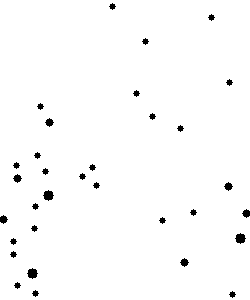
#> input picture data/preprocessed/test_3img_preprocessed/SL/00001_test_img1_cb_circles.png, 250 x 300 px
$ python -i preprocessing.py   (imports and definitions only)
#> lines starting #> are read from the running program, lines starting #| are printed output that depends on the picture; after the words box and inside, x2 and y2 are one past the last pixel; in counts of white or black regions, pixels touching at a corner belong together
import os
import cv2
import numpy as np
from skimage import measure, morphology

# -------------------------------
# Helper: Remove small objects
# -------------------------------
def remove_small_objects(binary_image, min_size):
    labels = measure.label(binary_image, connectivity=2)
    output_image = np.zeros_like(binary_image)
    for region in measure.regionprops(labels):
        if region.area >= min_size:
            for coordinates in region.coords:
                output_image[coordinates[0], coordinates[1]] = 255
    return output_image

# -------------------------------
# Carbon Black medium filter
# -------------------------------
def carbon_black_medium(img):
    """Carbon Black filter with medium noise cancellation."""
    gray = cv2.cvtColor(img, cv2.COLOR_BGR2GRAY)
    gray_blur = cv2.bilateralFilter(gray, d=7, sigmaColor=60, sigmaSpace=60)
    clahe = cv2.createCLAHE(clipLimit=2.5, tileGridSize=(8,8))
    contrast = clahe.apply(gray_blur)

    carbon = cv2.adaptiveThreshold(
        contrast,
        255,
        cv2.ADAPTIVE_THRESH_GAUSSIAN_C,
        cv2.THRESH_BINARY,
        15,
        12
    )

    kernel = np.ones((1, 1), np.uint8)
    opened = cv2.morphologyEx(carbon, cv2.MORPH_OPEN, kernel)
    closed = cv2.morphologyEx(opened, cv2.MORPH_CLOSE, kernel)
    return closed  # single-channel binary (0/255)

# -------------------------------
# Process one image (merged pipeline)
# -------------------------------
def process_image(image_path, circles_output_path):
#> called with circles_output_path = 'out.png'
    image = cv2.imread(image_path)
#> image is the input picture: shape (300, 250, 3); 98.4% white; 32 black regions, largest, box (x1, y1, x2, y2) and area: (43, 190, 54, 201) 81, (235, 233, 246, 244) 81, (27, 268, 38, 279) 81
    if image is None:
        raise FileNotFoundError(f"Could not read image: {image_path}")

    # ---- Step 1: Carbon Black ----
    cb_img = carbon_black_medium(image)  # 0/255 single-channel

    # ---- Step 2: Further smoothing/sharpening & produce a "white_background" ----
    blurred = cv2.GaussianBlur(cb_img, (5, 5), 0)
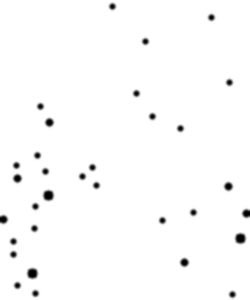
#> blurred: shape (300, 250); min 0, max 255, mean 250.9

    sharpening_kernel = np.array([[-1, -1, -1],
                                  [-1,  9, -1],
                                  [-1, -1, -1]])
    sharpened = cv2.filter2D(blurred, -1, sharpening_kernel)

    # Remove gray pixels in range 85–180
    mask = (sharpened >= 85) & (sharpened <= 180)
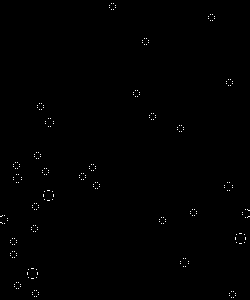
#> mask: shape (300, 250) bool; 0.38% white in thin lines or dots
    sharpened[mask] = 0
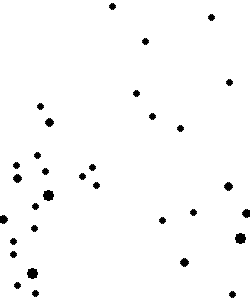
#> sharpened: shape (300, 250); min 0, max 255, mean 250.1

    # White background for pixels < 85
    white_background = np.ones_like(sharpened) * 255
    low_gray_mask = sharpened < 85
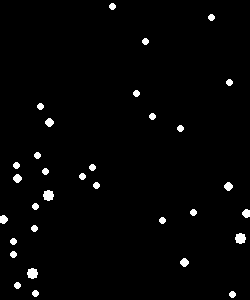
#> low_gray_mask: shape (300, 250) bool; 2% white; 32 white regions, largest, box (x1, y1, x2, y2) and area: (43, 190, 54, 201) 93, (235, 233, 246, 244) 93, (27, 268, 38, 279) 93
    white_background[low_gray_mask] = sharpened[low_gray_mask]

    # Save intermediate result
    #cv2.imwrite(output_path, white_background)

    # ---- Binary & cleaning to obtain foreground blobs ----
    _, binary_image = cv2.threshold(white_background, 1, 255, cv2.THRESH_BINARY_INV)
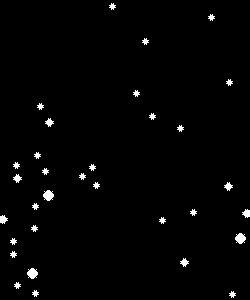
#> binary_image: shape (300, 250); 1.6% white; 32 white regions, largest, box (x1, y1, x2, y2) and area: (43, 190, 54, 201) 85, (235, 233, 246, 244) 85, (27, 268, 38, 279) 85
    binary_image_bool = binary_image.astype(bool)

    # Fill small holes
    filled_image_bool = morphology.remove_small_holes(binary_image_bool, area_threshold=200)
    filled_image = filled_image_bool.astype(np.uint8) * 255  # white objects on black bg

    # Remove small objects (keeps only sufficiently large blobs)
    filtered_image_preinv = remove_small_objects(filled_image, min_size=45)  # white objects on black bg
#> in remove_small_objects, `labels = measure.label(binary_image, connectivity=2)`: labels: shape (300, 250) int64; 33 distinct labels, from 0 to 32
#> the loop in remove_small_objects, `for region in measure.regionprops(labels):` made 32 passes
#> after the loop in remove_small_objects, `for region in measure.regionprops(labels):`:
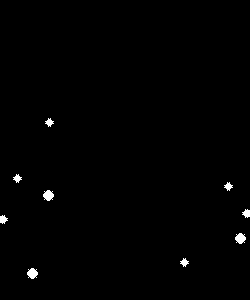
#> output_image: shape (300, 250); 0.71% white; 9 white regions

    # ---- NEW STEP: contour -> draw equivalent circles on white canvas ----
    # Robust findContours for different OpenCV versions
    contours_data = cv2.findContours(filtered_image_preinv.copy(), cv2.RETR_EXTERNAL, cv2.CHAIN_APPROX_SIMPLE)
#> contours_data = 9 contours; largest, box (x1, y1, x2, y2) and area: (27, 268, 38, 279) 68, (235, 233, 246, 244) 68, (43, 190, 54, 201) 68, (0, 215, 8, 224) 36, (242, 209, 250, 218) 36
    contours = contours_data[0] if len(contours_data) == 2 else contours_data[1]
#> contours has the same summary as contours_data

    # Make a white RGB canvas (same size as original image)
    white_canvas = np.ones_like(image, dtype=np.uint8) * 255
    # If original was grayscale (unlikely with cv2.imread default), ensure 3-channels
    if white_canvas.ndim == 2:
        white_canvas = cv2.cvtColor(white_canvas, cv2.COLOR_GRAY2BGR)

    for contour in contours:
        area = cv2.contourArea(contour)
        if area <= 0:
            continue
        radius = int(np.sqrt(area / np.pi))

        M = cv2.moments(contour)
        if M.get("m00", 0) != 0:
            cx = int(M["m10"] / M["m00"])
            cy = int(M["m01"] / M["m00"])
        else:
            # fallback: use bounding box center
            x, y, w, h = cv2.boundingRect(contour)
            cx = x + w // 2
            cy = y + h // 2

        # draw filled black circle on white canvas
        cv2.circle(white_canvas, (cx, cy), max(radius, 1), (0, 0, 0), -1)
#> this loop made 9 passes
#> (area, radius, cx, cy) on passes 1 to 9: (68, 4, 32, 273), (32, 3, 184, 262), (68, 4, 240, 238), (36, 3, 2, 219), (36, 3, 246, 213), (68, 4, 48, 195), (32, 3, 228, 186), (32, 3, 17, 178), (32, 3, 49, 122)
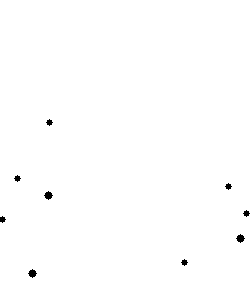
#> white_canvas: shape (300, 250, 3); 99.6% white; 9 black regions, largest, box (x1, y1, x2, y2) and area: (44, 191, 53, 200) 49, (236, 234, 245, 243) 49, (28, 269, 37, 278) 49

    # Save circles output
    cv2.imwrite(circles_output_path, white_canvas)

    # ---- Final step: invert pre-inv filtered image to match previous behavior and save ----
    #filtered_image = cv2.bitwise_not(filtered_image_preinv)
    #cv2.imwrite(filtered_output_path, filtered_image)

# -------------------------------
# Loop over dataset and call process_image
# -------------------------------
# [36 lines not run here, left out]

>>> result = process_image('../../data/preprocessed/test_3img_preprocessed/SL/00001_test_img1_cb_circles.png', 'out.png')

$ run again, on data/preprocessed/test_3img_preprocessed/SU/00002_test_img2_cb_circles.png
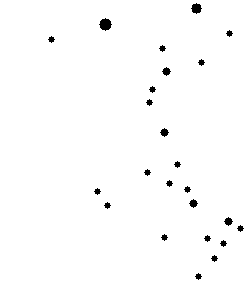
#> input picture data/preprocessed/test_3img_preprocessed/SU/00002_test_img2_cb_circles.png, 250 x 300 px
#> in process_image, image is the input picture: shape (300, 250, 3); 98.8% white; 24 black regions, largest, box (x1, y1, x2, y2) and area: (99, 18, 112, 31) 113, (191, 3, 202, 14) 81, (162, 67, 171, 76) 49
#> mask: shape (300, 250) bool; 0.27% white in thin lines or dots, all inside (x1, y1, x2, y2) = (48, 3, 244, 280)
#> in process_image, `sharpened[mask] = 0`:
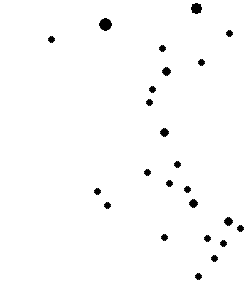
#> sharpened: shape (300, 250); min 0, max 255, mean 251.3
#> low_gray_mask: shape (300, 250) bool; 1.5% white; 24 white regions, largest, box (x1, y1, x2, y2) and area: (99, 18, 112, 31) 121, (191, 3, 202, 14) 93, (162, 67, 171, 76) 57
#> binary_image: shape (300, 250); 1.2% white; 24 white regions, largest, box (x1, y1, x2, y2) and area: (99, 18, 112, 31) 113, (191, 3, 202, 14) 85, (162, 67, 171, 76) 45
#> labels: shape (300, 250) int64; 25 distinct labels, from 0 to 24
#> the loop in remove_small_objects, `for region in measure.regionprops(labels):` made 24 passes
#> after the loop in remove_small_objects, `for region in measure.regionprops(labels):`:
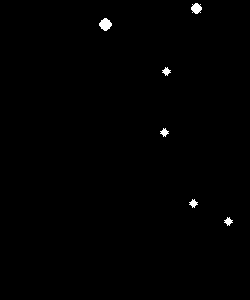
#> output_image: shape (300, 250); 0.5% white; 6 white regions
#> contours_data = 6 contours; box (x1, y1, x2, y2) and area: (99, 18, 112, 31) 96, (191, 3, 202, 14) 68, (224, 217, 233, 226) 32, (189, 199, 198, 208) 32, (160, 128, 169, 137) 32, (162, 67, 171, 76) 32
#> contours has the same summary as contours_data
#> the loop in process_image, `for contour in contours:` made 6 passes
#> (area, radius, cx, cy) on passes 1 to 6: (32, 3, 228, 221), (32, 3, 193, 203), (32, 3, 164, 132), (32, 3, 166, 71), (96, 5, 105, 24), (68, 4, 196, 8)

$ run again, on data/preprocessed/test_3img_preprocessed/SU/00003_test_img3_cb_circles.png
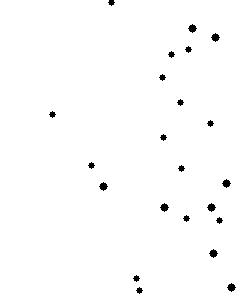
#> input picture data/preprocessed/test_3img_preprocessed/SU/00003_test_img3_cb_circles.png, 250 x 300 px
#> in process_image, image is the input picture: shape (300, 250, 3); 98.9% white; 22 black regions, largest, box (x1, y1, x2, y2) and area: (188, 24, 197, 33) 49, (211, 33, 220, 42) 49, (222, 179, 231, 188) 49
#> mask: shape (300, 250) bool; 0.23% white in thin lines or dots, all inside (x1, y1, x2, y2) = (49, 2, 236, 294)
#> in process_image, `sharpened[mask] = 0`:
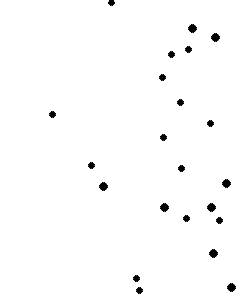
#> sharpened: shape (300, 250); min 0, max 255, mean 251.8
#> low_gray_mask: shape (300, 250) bool; 1.3% white; 22 white regions, largest, box (x1, y1, x2, y2) and area: (188, 24, 197, 33) 57, (211, 33, 220, 42) 57, (222, 179, 231, 188) 57
#> binary_image: shape (300, 250); 1% white; 22 white regions, largest, box (x1, y1, x2, y2) and area: (188, 24, 197, 33) 45, (211, 33, 220, 42) 45, (222, 179, 231, 188) 45
#> labels: shape (300, 250) int64; 23 distinct labels, from 0 to 22
#> the loop in remove_small_objects, `for region in measure.regionprops(labels):` made 22 passes
#> after the loop in remove_small_objects, `for region in measure.regionprops(labels):`:
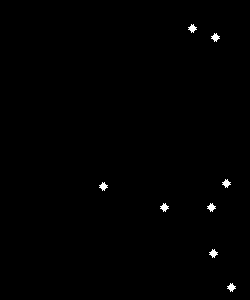
#> output_image: shape (300, 250); 0.48% white; 8 white regions
#> contours_data = 8 contours; box (x1, y1, x2, y2) and area: (227, 283, 236, 292) 32, (209, 249, 218, 258) 32, (207, 203, 216, 212) 32, (160, 203, 169, 212) 32, (99, 182, 108, 191) 32, (222, 179, 231, 188) 32, (211, 33, 220, 42) 32, (188, 24, 197, 33) 32
#> contours has the same summary as contours_data
#> the loop in process_image, `for contour in contours:` made 8 passes
#> (cx, cy) on passes 1 to 8: (231, 287), (213, 253), (211, 207), (164, 207), (103, 186), (226, 183), (215, 37), (192, 28)

$ run again, on data/preprocessed/test_3img_preprocessed/TM/00001_test_img1_cb_circles.png
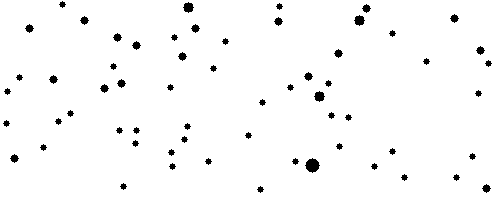
#> input picture data/preprocessed/test_3img_preprocessed/TM/00001_test_img1_cb_circles.png, 500 x 200 px
#> in process_image, image is the input picture: shape (200, 500, 3); 97.6% white; 61 black regions, largest, box (x1, y1, x2, y2) and area: (305, 158, 320, 173) 149, (183, 2, 194, 13) 81, (354, 15, 365, 26) 81
#> carbon: shape (200, 500); 97.6% white; 61 black regions, largest, box (x1, y1, x2, y2) and area: (305, 158, 320, 173) 140, (183, 2, 194, 13) 81, (354, 15, 365, 26) 81
#> mask: shape (200, 500) bool; 0.52% white in thin lines or dots
#> low_gray_mask: shape (200, 500) bool; 2.9% white; 61 white regions, largest, box (x1, y1, x2, y2) and area: (305, 158, 320, 173) 148, (183, 2, 194, 13) 93, (354, 15, 365, 26) 93
#> binary_image: shape (200, 500); 2.3% white; 61 white regions, largest, box (x1, y1, x2, y2) and area: (305, 158, 320, 173) 124, (183, 2, 194, 13) 85, (354, 15, 365, 26) 85
#> filled_image_bool: shape (200, 500) bool; 2.3% white; 61 white regions, largest, box (x1, y1, x2, y2) and area: (305, 158, 320, 173) 141, (183, 2, 194, 13) 85, (354, 15, 365, 26) 85
#> labels: shape (200, 500) int64; 62 distinct labels, from 0 to 61
#> the loop in remove_small_objects, `for region in measure.regionprops(labels):` made 61 passes
#> contours_data = 21 contours; largest, box (x1, y1, x2, y2) and area: (305, 158, 320, 173) 124, (314, 91, 325, 102) 68, (354, 15, 365, 26) 68, (183, 2, 194, 13) 68, (482, 184, 491, 193) 32
#> contours has the same summary as contours_data
#> the loop in process_image, `for contour in contours:` made 21 passes
#> (area, radius, cx, cy) on passes 1 to 8: (32, 3, 486, 188), (124, 6, 312, 165), (32, 3, 14, 158), (68, 4, 319, 96), (32, 3, 104, 88), (32, 3, 121, 83), (32, 3, 53, 79), (32, 3, 308, 76)
#> after the loop in process_image, `for contour in contours:`:
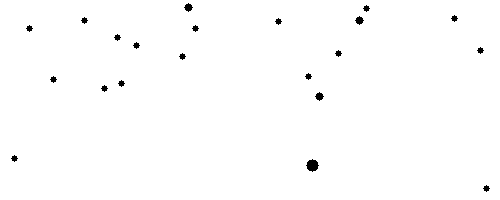
#> white_canvas: shape (200, 500, 3); 99.2% white; 21 black regions, largest, box (x1, y1, x2, y2) and area: (306, 159, 319, 172) 113, (184, 3, 193, 12) 49, (355, 16, 364, 25) 49
